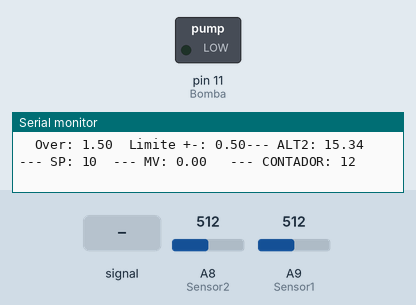
This sketch was run on a simulated Arduino Mega 2560, built with avr-gcc and run on an emulated ATmega2560. Parts: switched loads named in the sketch (green lamp = pin HIGH), the last lines printed to the serial monitor. The inputs (shaded band) are chosen by the test bench; at power-on: A8 (Sensor2) = 512, A9 (Sensor1) = 512.

Above: at 1.2 s.
1.3 s: A8 (Sensor2) fed a 2 Hz sine of ±306 counts around its level
At 1.82 s:
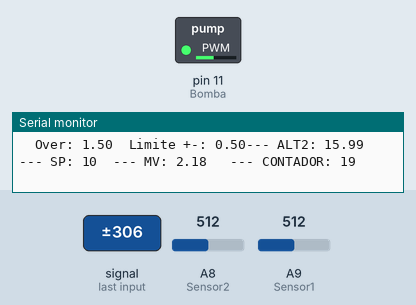
At 2.39 s:
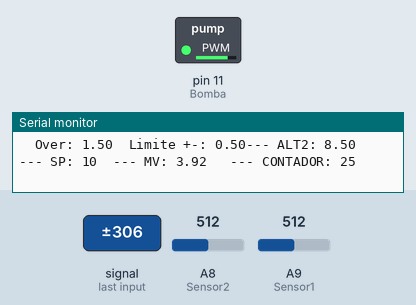
4.3 s: A8 (Sensor2) set to 306
7.3 s: A8 (Sensor2) set to 16
At 8.0 s:
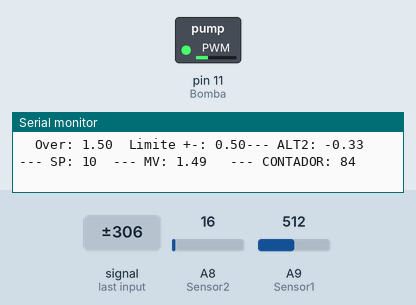
10.3 s: A9 (Sensor1) fed a 2 Hz sine of ±306 counts around its level
13.3 s: A9 (Sensor1) set to 900
16.3 s: A9 (Sensor1) set to 716
At 16.9 s:
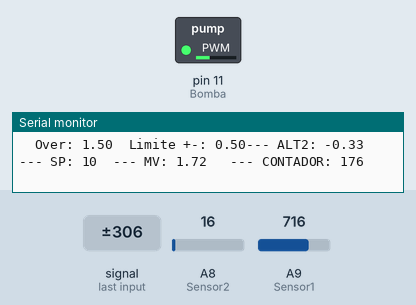
Timing chart, 0 to 20.3 s (numbered marks = the images above; inputs shaded):
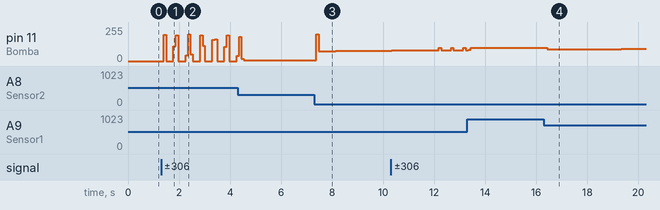

The sketch:

tanque_conv_teste1.ino
```cpp
// Definindo os pinos dos sensores e da bomba
#define Sensor1 A9  //alto
#define Sensor2 A8  //baixo
#define Bomba 11


// iniciando as variávels
int sP = 0; // setpoint
int cont = 0; // contador de ciclos
float VS1 = 0, VS2 = 0; // armazenamento do sensor
int Alt_Max = 26; // limite máximo
int Alt_Estab = 25; // chave para limite máximo
float alttanque1 = 0; // leitura do tanque 1
float alttanque2 = 0; // leitura do tanque 2
float kp = 7.5, ki = 0.0125, kd =19;

float P = 0, I = 0, D = 0, PID = 0;
float erro = 0, erro_soma, erro_dif = 0, erro_ant = 0;

//incializando o programa
void setup() {

Serial.begin(9600);
pinMode(Bomba, OUTPUT);
}

void loop() {

// faz a leitura dos sensores, armazena os valores e faz a média dos valores armazenados
float saida1;
float VS1 = 0;

float saida2;
float VS2 = 0;

for(int i = 1; i < 300; i++){
  saida1 = analogRead(Sensor1);
  VS1 = VS1 + saida1;
  saida2 = analogRead(Sensor2);
  VS2 = VS2 + saida2;

}
VS1 = VS1/300;
VS2 = VS2/300;

//iniciando os ciclos
cont += 1; //incrementa 1

if (cont <= 3000) {
sP = 10;
Serial.print("  Over: ");
Serial.print("1.50");
Serial.print("  Limite +-: ");
Serial.print("0.50");
}

else if (cont <= 4500) {
sP = 5;
Serial.print("  Over: ");
Serial.print("0.80");
Serial.print("  Limite +-: ");
Serial.print("0.30");
}

else if (cont <= 6000) {
sP = 18;
Serial.print("  Over: ");
Serial.print("1.95");
Serial.print("  Limite +-: ");
Serial.print("0.90");
}

else if (cont <= 7500) {
sP = 15;
Serial.print("  Over: ");
Serial.print("0.50");
Serial.print("  Limite +-: ");
Serial.print("0.8");
}else {
  cont = 0;
}

//alttanque2 = (0.03499 * VS2 - 0.9441);
//alttanque1 = 0.0342*VS1 + 0.3511;

alttanque2 = 0.0317*VS2 - 0.8325;
alttanque1 = 0.0324*VS1 + 0.4439;

erro = sP - alttanque2;
erro_soma = erro_soma + erro;
erro_dif = erro - erro_ant;
erro_ant = erro;
P = erro * kp;
I = erro_soma * ki;
D = erro_dif * kd;
PID = P + I + D;

if (PID < 0) {
PID = 0;
}
if (PID > 200) {
PID = 200;
}
if (alttanque1 > Alt_Max || alttanque2 > Alt_Max) {
PID = 100;
}
analogWrite(Bomba, PID);
// Monitor Serial
Serial.print("--- ");
Serial.print("ALT2: ");
Serial.print(alttanque2);
Serial.print("\t");
Serial.print("--- ");
Serial.print("SP: ");
Serial.print(sP);
Serial.print("\t");
Serial.print("--- ");
Serial.print("MV: ");
Serial.print(PID * 5 / 255);
Serial.print("\t");
Serial.print(" --- ");
Serial.print("CONTADOR: ");
Serial.print(cont);
Serial.println();
}
```

Measured:
- after the input at 1.3 s, pin 11 (Bomba): 0/255 → 198/255 after 0.10 s, → 0/255 0.09 s later, → 111/255 0.29 s later, → 195/255 0.10 s later, … (19 changes in this stretch)
- after the input at 7.3 s, pin 11 (Bomba): 6/255 → 200/255 after 0.07 s, → 75/255 0.10 s later, → 76/255 0.67 s later, → 77/255 0.76 s later, … (5 changes in this stretch)
- after the input at 16.3 s, pin 11 (Bomba): 100/255 → 87/255 after 0.12 s, → 88/255 0.68 s later, → 89/255 0.77 s later, → 90/255 0.77 s later, … (6 changes in this stretch)
